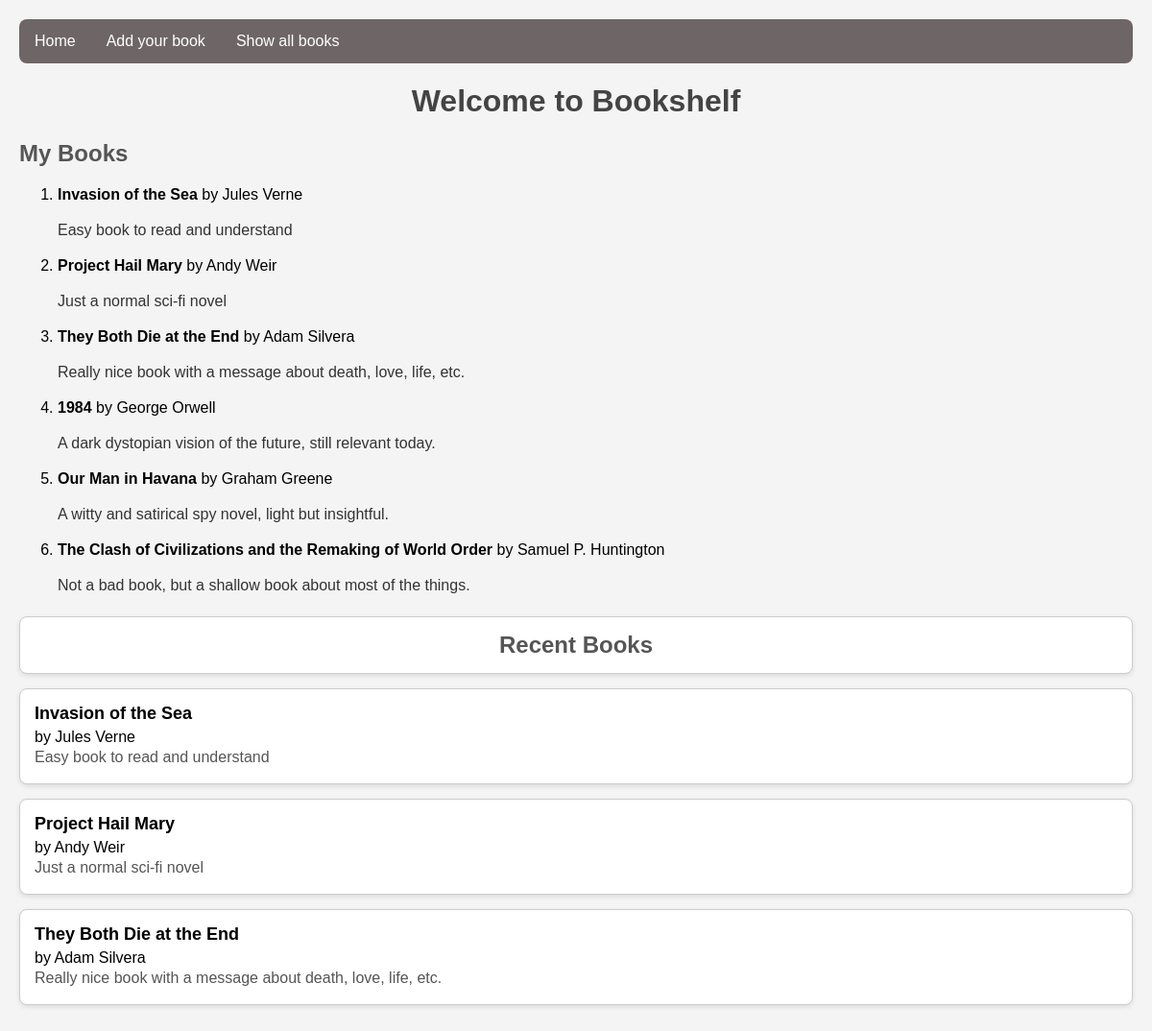
Before: / with the older database file.
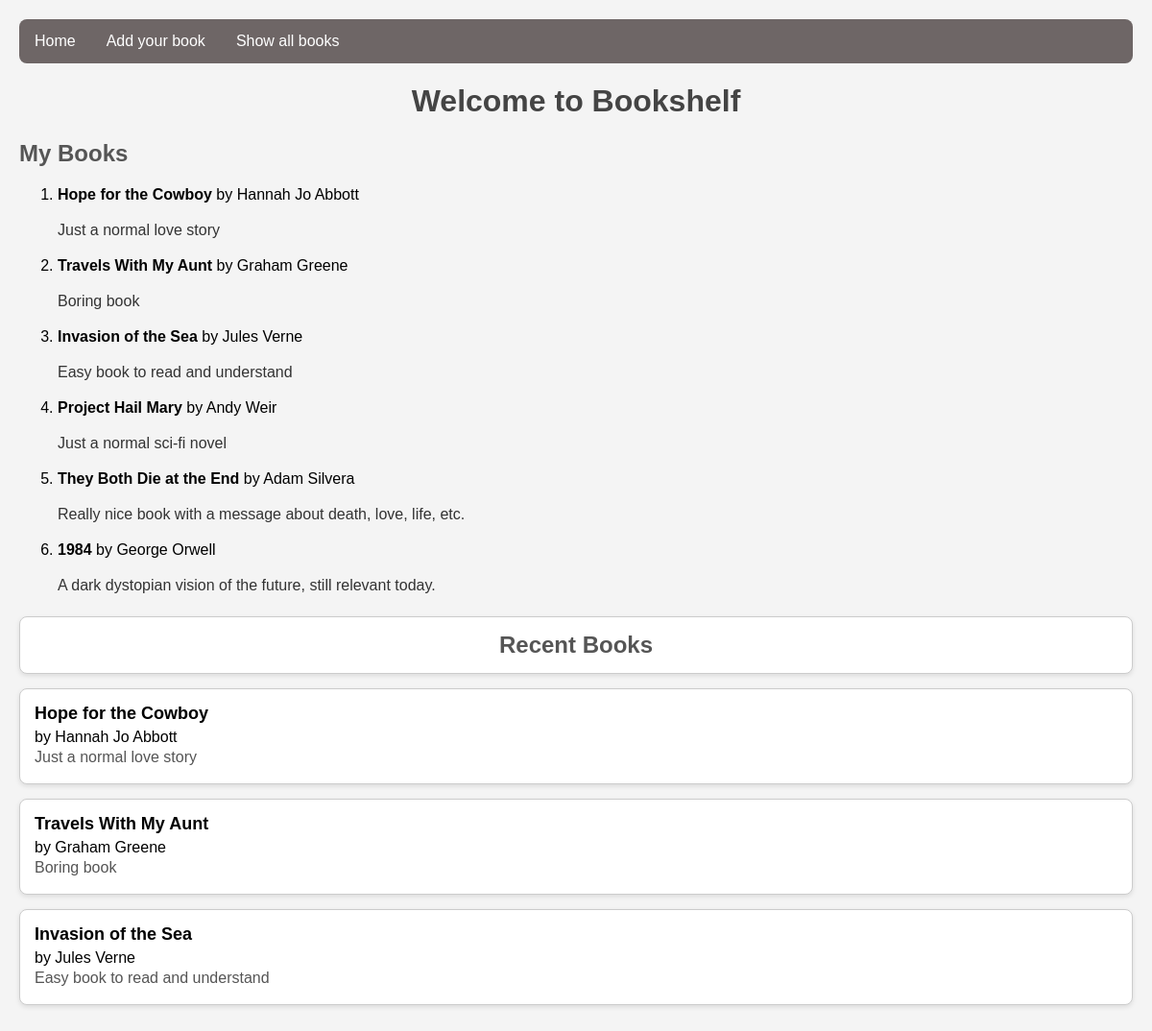
After: the same page with the newer database file.
### models.py (models this page shows, shortened)
class Book(db.Model):
    id: int = db.Column(db.Integer, primary_key=True)
    author_name: str = db.Column(db.String(100), nullable=False)
    book_name: str = db.Column(db.String(200), nullable=False)
    reader_description: str = db.Column(db.Text, nullable=False)

### app.py (the view)
@app.route("/")
def index() -> str:
    books: list[Book] = Book.query.order_by(Book.id.desc()).all()
    return render_template("index.html", book_list=books)

### templates/index.html (shortened to what this page needs)
{% extends "base.html" %}
{% block content %}
  <h1>Welcome to Bookshelf</h1>
  <h2>My Books</h2>
  <ol>
    {% for book in book_list[:6] %}
      <li>
        <strong>{{ book.book_name }}</strong> by {{ book.author_name }}
        <p>{{ book.reader_description }}</p>
      </li>
    {% else %}
      <li>No books yet.</li>
    {% endfor %}
  </ol>
  <h2 id="recent-books">Recent Books</h2>
  {% for book in book_list[:3] %}
    <div class="book-box">
      <strong>{{ book.book_name }}</strong> by {{ book.author_name }}
      <p class="intro">{{ book.reader_description }}</p>
    </div>
  {% else %}
    <p>No books yet.</p>
  {% endfor %}
{% endblock %}

Changed rows visible on the page:
no longer on one of the page's lists (row unchanged): Book: book_name "Project Hail Mary", author_name "Andy Weir", reader_description "Just a normal sci-fi novel"
no longer on this page (row unchanged): Book: book_name "Our Man in Havana", author_name "Graham Greene", reader_description "A witty and satirical spy novel, light but insightful.", shown under "My Books"
no longer on one of the page's lists (row unchanged): Book: book_name "They Both Die at the End", author_name "Adam Silvera", reader_description "Really nice book with a message about death, love, life, etc."
no longer on this page (row unchanged): Book: book_name "The Clash of Civilizations and the Remaking of World Order", author_name "Samuel P. Huntington", reader_description "Not a bad book, but a shallow book about most of the things.", shown under "My Books"
added Book: book_name "Hope for the Cowboy", author_name "Hannah Jo Abbott", reader_description "Just a normal love story"
added Book: book_name "Travels With My Aunt", author_name "Graham Greene", reader_description "Boring book"
